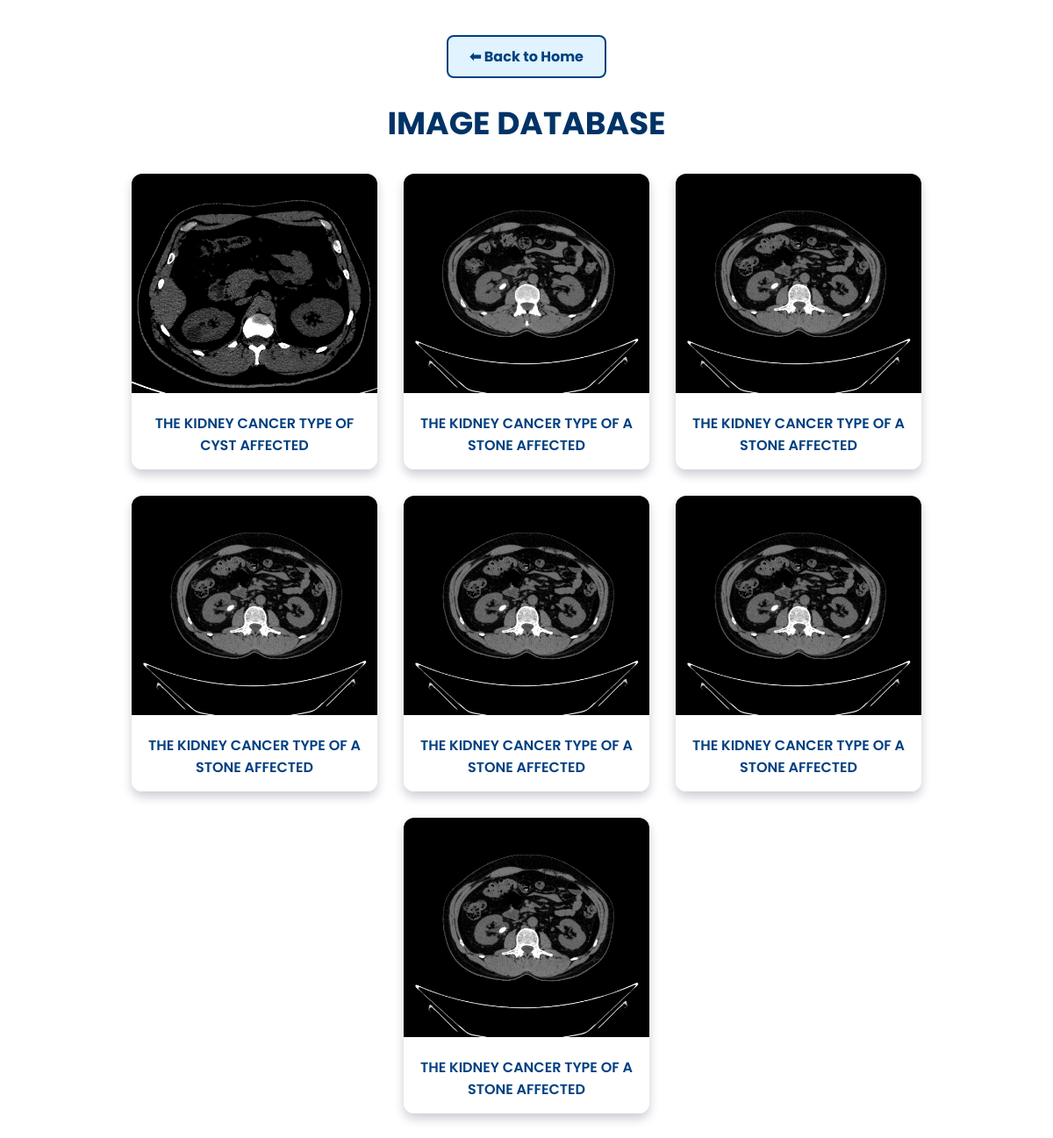
Screenshot of /database/ with the database file from the repository.
### APP/models.py (models this page shows, shortened)
class UserPredictModel(models.Model):
    image = models.ImageField(upload_to='images/')
    label = models.CharField(max_length=20, default='data')

### APP/views.py (the view)
# urls.py: path('database/',views.database,name='database'),
def database(request):
    models = UserPredictModel.objects.all()
    return render(request, 'img_database.html', {'models':models})

### APP/templates/img_database.html (shortened to what this page needs)
<!DOCTYPE html>
<html lang="en">
<head>
</head>
<body>
  <a href="{% url 'Home_4' %}" class="btn-custom">⬅ Back to Home</a>
  <h1>IMAGE DATABASE</h1>
  <div class="gallery-container">
    {% for model in models %}
    <div class="card">
      <img src="{{ model.image.url }}" alt="Image">
      <div class="card-body">
        <p>{{ model.label }}</p>
      </div>
    </div>
    {% endfor %}
  </div>
</body>
</html>

### APP/templates/img_database.html (style rules this page uses)
body { margin: 0; font-family: 'Poppins', sans-serif; background: url('https://4kwallpapers.com/images/wallpapers/blue-abstract-blue-background-gradient-abstract-1920x1080-8985.jpg') no-repeat center center fixed; background-size: cover; padding: 30px; }
h1 { text-align: center; font-size: 36px; color: #003366; margin-bottom: 30px; text-shadow: 1px 1px 2px rgba(255,255,255,0.7); }
.btn-custom { display: inline-block; padding: 10px 24px; font-size: 16px; font-weight: bold; color: #004080; background-color: #e0f3ff; border: 2px solid #004080; border-radius: 8px; text-decoration: none; transition: all 0.3s ease; margin: 10px auto; display: block; width: fit-content; }
.gallery-container { display: flex; flex-wrap: wrap; justify-content: center; gap: 30px; }
.card { background-color: rgba(255, 255, 255, 0.95); border-radius: 12px; box-shadow: 0 6px 12px rgba(0, 0, 50, 0.2); width: 280px; transition: transform 0.3s ease, box-shadow 0.3s ease; overflow: hidden; }
.card img { width: 100%; height: 250px; object-fit: cover; }
.card-body { padding: 15px; text-align: center; }
.card-body p { font-size: 16px; font-weight: 600; color: #004080; margin: 0; }

### rows the page displays
UserPredictModel: image (picture), label "THE KIDNEY CANCER TYPE OF CYST AFFECTED"
UserPredictModel: image (picture), label "THE KIDNEY CANCER TYPE OF A STONE AFFECTED"
UserPredictModel: image (picture), label "THE KIDNEY CANCER TYPE OF A STONE AFFECTED"
UserPredictModel: image (picture), label "THE KIDNEY CANCER TYPE OF A STONE AFFECTED"
UserPredictModel: image (picture), label "THE KIDNEY CANCER TYPE OF A STONE AFFECTED"
UserPredictModel: image (picture), label "THE KIDNEY CANCER TYPE OF A STONE AFFECTED"
UserPredictModel: image (picture), label "THE KIDNEY CANCER TYPE OF A STONE AFFECTED"
